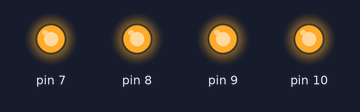
Recording of a sketch running on a simulated Arduino Uno, built with avr-gcc and run on an emulated ATmega328P. Shown: output pins drawn as LEDs (lit = HIGH).

Above: at 0.1 s.
Timing chart, 0 to 1.6 s (numbered marks = the images above):
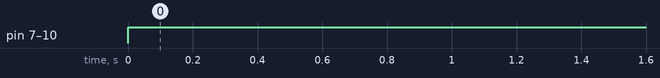

Measured:
- by itself, pin 7–10: LOW → HIGH at 0.00 s

The sketch:

2-1.ino
```cpp
/*Programar o Arduino para acender os LED’s conectados aos
pinos 7, 8, 9 e 10.*/
void setup(){
  pinMode(7,OUTPUT);
  pinMode(8,OUTPUT);
  pinMode(9,OUTPUT);
  pinMode(10,OUTPUT);
}
void loop(){
  digitalWrite(7,HIGH);
  digitalWrite(8,HIGH);
  digitalWrite(9,HIGH);
  digitalWrite(10,HIGH);
}
```
